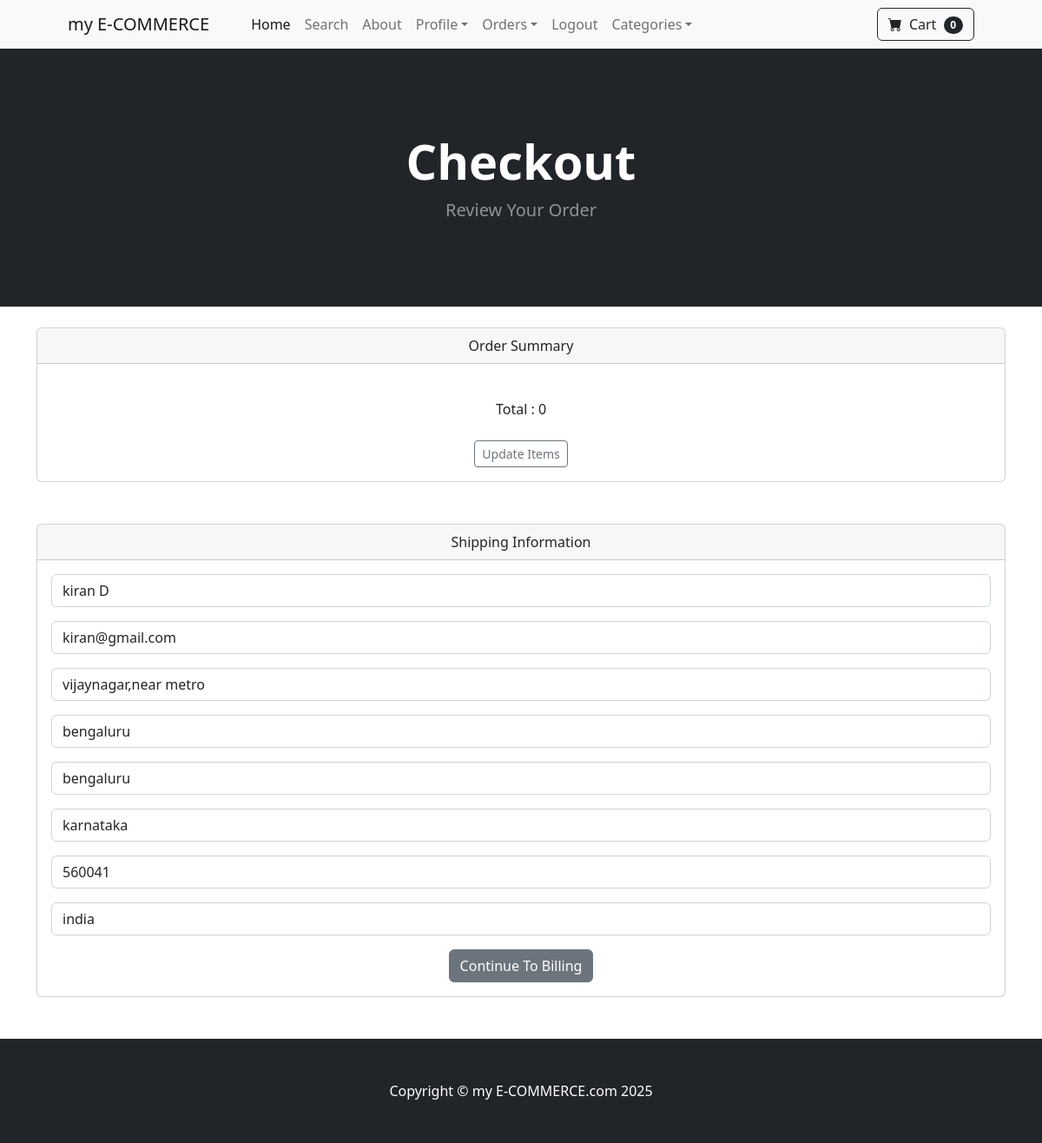
The app's page /payment/checkout (signed in) with its own data.
### payment/models.py (models this page shows, shortened)
class ShippingAddress(models.Model):
    user = models.ForeignKey(User, on_delete=models.CASCADE, blank=True, null=True)
    shipping_full_name = models.CharField(max_length=250)
    shipping_email = models.CharField(max_length=250)
    shipping_address1 = models.CharField(max_length=250)
    shipping_address2 = models.CharField(max_length=250,  blank=True, null=True)
    shipping_city = models.CharField(max_length=250)
    shipping_state = models.CharField(max_length=250, blank=True, null=True)
    shipping_zipcode = models.CharField(max_length=250)
    shipping_country = models.CharField(max_length=250,blank=True, null=True)
    class Meta:
        verbose_name_plural = "shipping Address"

### payment/views.py (the view)
# urls.py: path("checkout",views.checkout, name='checkout'),
def checkout(request):
    cart = Cart(request)
    cart_products = cart.get_prods
    quantities = cart.get_quants
    totals= cart.cart_total()
    if request.user.is_authenticated:
        shipping_user = ShippingAddress.objects.get(user__id=request.user.id)
        shipping_form = ShippingForm(request.POST or None, instance=shipping_user)
        return render(request, "payment/checkout.html", {'cart_products': cart_products,"quantities":quantities,'totals':totals,"shipping_form":shipping_form})
    else:
        shipping_form = ShippingForm(request.POST or None)
        return render(request, "payment/checkout.html", {'cart_products': cart_products,"quantities":quantities,'totals':totals,"shipping_form":shipping_form})

### cart/cart.py (called while the page is built, shortened)
    def cart_total(self):
        product_ids=self.cart.keys()
        products=Product.objects.filter(id__in= product_ids)
        quantities = self.cart
        total = 0
        return total

    def __len__(self):
        return len(self.cart)

    def get_prods(self):
        product_ids = self.cart.keys()
        products = Product.objects.filter(id__in=product_ids)
        return products

### cart/context_processors.py (called while the page is built)
def cart(request):
	return {'cart': Cart(request)}

### payment/templates/payment/checkout.html (shortened to what this page needs)
{% extends "base.html" %}
        {% block content %}
        <header class="bg-dark py-5">
            <div class="container px-4 px-lg-5 my-5">
                <div class="text-center text-white">
                    <h1 class="display-4 fw-bolder">Checkout</h1>
                    <p class="lead fw-normal text-white-50 mb-0">Review Your Order</p>
                </div>
            </div>
        </header>
        <br/>
        <center>
        <div class="container">
            <div class="card">
                <div class="card-header">
                 Order Summary
                </div>
                <div class="card-body">
                    <br/>
                    Total : {{totals}}
                    <br/><br/>
                    <a href="{% url 'cart_summary' %}" class="btn btn-sm btn-outline-secondary">Update Items</a>
                </div>
              </div>
        <br/><br/>
        <div class="card">
            <div class="card-header">
              Shipping Information
            </div>
            <div class="card-body">
                {{ shipping_form.as_p}}
                <a href="#" class="btn btn-secondary">Continue To Billing</a>
            </div>
          </div>
        </div>
        <br/><br/>
      {% endblock %}

### records on screen
ShippingAddress: shipping_full_name "kiran D", shipping_email "kiran@gmail.com", shipping_address1 "vijaynagar,near metro", shipping_address2 "bengaluru", shipping_city "bengaluru", shipping_state "karnataka", shipping_zipcode "560041", shipping_country "india"

### other values on screen
{{ cart|length }} "0"
{{ totals }} "0"
